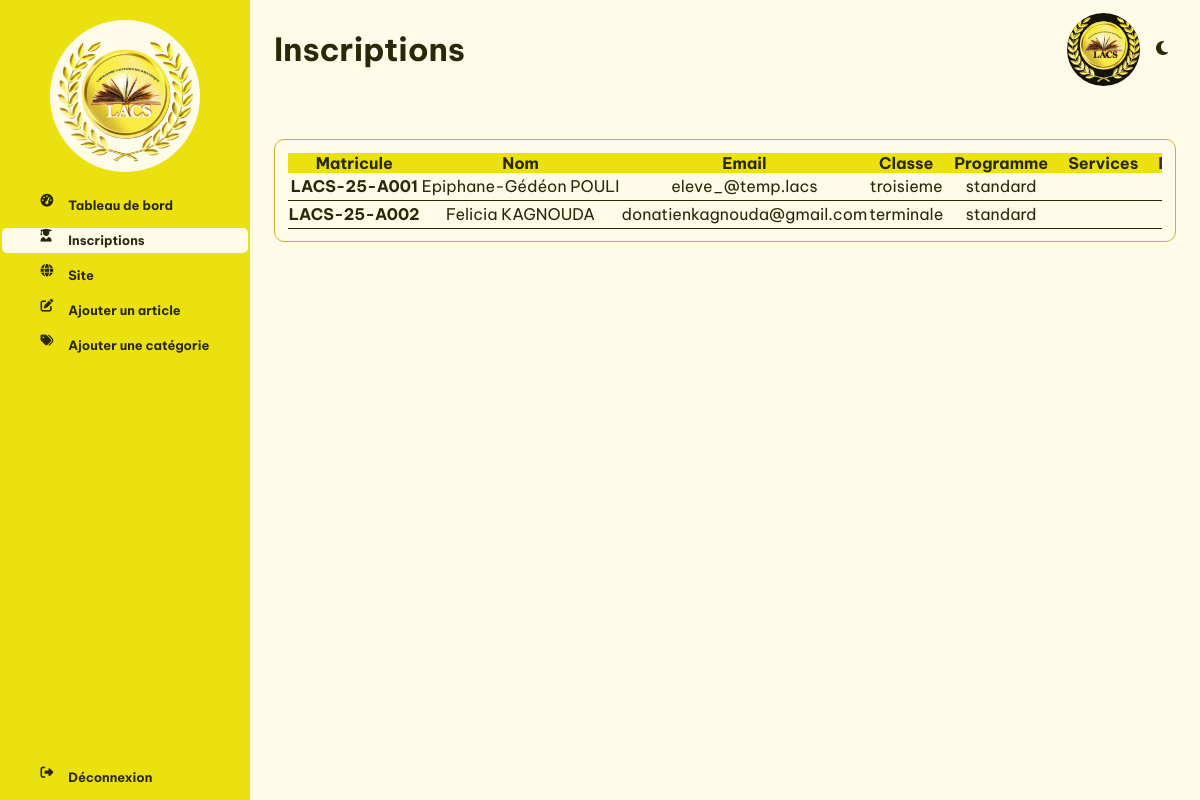
Page /inscriptions (signed in) on the committed database.
### app/models.py (models this page shows)
class Inscription(db.Model):
    id = db.Column(db.Integer, primary_key=True)
    adresse = db.Column(db.String(200), nullable=False)
    niveau_etude = db.Column(db.String(50), nullable=False)
    specialites = db.Column(db.String(100), nullable=True)
    etablissement_actuel = db.Column(db.String(200), nullable=False)
    niveau_maths = db.Column(db.String(50), nullable=False)
    niveau_sp = db.Column(db.String(50), nullable=False)
    niveau_svt = db.Column(db.String(50), nullable=False)
    bulletin_paths = db.Column(
        db.Text, nullable=True
    )  # Stocke les chemins des fichiers séparés par des virgules
    programme = db.Column(db.String(50), nullable=False)
    creneau = db.Column(db.String(50), nullable=True)
    services = db.Column(
        db.Text, nullable=True
    )  # Stocke les services sélectionnés séparés par des virgules
    attentes_lacs = db.Column(db.Text, nullable=True)
    created_at = db.Column(db.Date, default=datetime.datetime.today())
    eleve_id = db.Column(db.Integer, db.ForeignKey("eleve.id"), nullable=True)
    eleve = db.relationship(
        "Eleve", backref=db.backref("inscription", uselist=False, lazy=True)
    )

class Eleve(db.Model):
    id = db.Column(db.Integer, primary_key=True)
    matricule = db.Column(db.String(20), nullable=False, unique=True)
    date_naissance = db.Column(db.Date, nullable=False)
    classe = db.Column(db.String(50), nullable=False)
    genre = db.Column(db.String(10), nullable=False)
    utilisateur_id = db.Column(
        db.Integer, db.ForeignKey("utilisateur.id"), nullable=False
    )
    utilisateur = db.relationship(
        "Utilisateur", backref=db.backref("eleve", uselist=False, lazy=True)
    )
    parent_id = db.Column(db.Integer, db.ForeignKey("parent.id"), nullable=True)
    parent = db.relationship("Parent", backref=db.backref("enfants", lazy=True))

class Utilisateur(db.Model, UserMixin):
    id = db.Column(db.Integer, primary_key=True)
    nom = db.Column(db.String(50), nullable=False)
    prenom = db.Column(db.String(50), nullable=False)
    numero_telephone = db.Column(db.String(20), nullable=True)
    email = db.Column(db.String(50), nullable=False, unique=True)
    mot_de_passe = db.Column(db.String(200), nullable=False)
    created_at = db.Column(db.Date, default=datetime.datetime.today())
    admin = db.Column(db.Boolean, default=False)

### app/routes.py (the view)
@app.route("/inscriptions")
@login_required
def liste_inscriptions():
    inscriptions = Inscription.query.join(Eleve).order_by(Eleve.matricule.asc()).all()
    return render_template("inscriptions.html", inscriptions=inscriptions)

### app/routes.py (called while the page is built)
@login_manager.user_loader
def load_user(user_id):
    return Utilisateur.query.get(user_id)

### app/templates/inscriptions.html (shortened to what this page needs)
<!DOCTYPE html>
<html lang="fr">
<head>
    <link rel="stylesheet" href="{{ url_for('static', filename='style/admin.css') }}">
    <link href="https://cdnjs.cloudflare.com/ajax/libs/font-awesome/6.5.0/css/all.min.css" rel="stylesheet">
</head>
<body>
    <header  class="sidebar">
        <div class="logo">
            <img src="{{ url_for('static', filename='images/logo.png') }}" alt="">
        </div>
        <nav class="menu">
            <div class="menu-header">
                <ul>
                    <li><a href="#">
                        <i class="fas fa-tachometer-alt icon"></i>Tableau de bord</a></li>
                    <li><a href="#" class="active">
                        <i class="fas fa-user-graduate icon"></i>Inscriptions</a></li>
                    <li><a href="{{url_for('home')}}">
                        <i class="fas fa-globe icon"></i>Site
                    </a></li>
                    <li><a href="{{ url_for('add_article') }}">
                        <i class="fas fa-edit icon"></i>Ajouter un article
                        </a></li>
                    <li><a href="{{ url_for('add_categorie') }}">
                        <i class="fas fa-tags icon"></i>Ajouter une catégorie
                        </a></li>
                </ul>
            </div>
            <div>
                <ul>
                    <li><a href="{{ url_for('logout') }}">
                        <i class="fas fa-sign-out-alt icon"></i>Déconnexion
                    </a></li>
                </ul>
            </div>
        </nav>
    </header>
    <main>
        <div class="main-header">
            <h1>Inscriptions</h1>
            <div class="main-header-left">
                <div class="profile">
                    <img src="{{url_for('static', filename='images/logo.png')}}" alt="">
                </div>
                <div onclick="toggleDarkMode()" class="theme">
                    <i class="fas fa-moon icon"></i>
                </div>
            </div>
        </div>
        <div class="main-content">
            <div class="card">
                {% if inscriptions %}
                <div class="card-content">
                    <table>
                        <tr class="table-header">
                            <th>Matricule</th>
                            <th>Nom</th>
                            <th>Email</th>
                            <th>Classe</th>
                            <th>Programme</th>
                            <th>Services</th>
                            <th>Date Inscription</th>
                        </tr>
                        {% for inscription in inscriptions %}
                            <tr>
                                <td>
                                    {% if inscription.eleve %}
                                        <strong>{{ inscription.eleve.matricule }}</strong>
                                    {% else %}
                                        N/A
                                    {% endif %}
                                </td>
                                <td>
                                    {% if inscription.eleve %}
                                        {{ inscription.eleve.utilisateur.prenom }} {{ inscription.eleve.utilisateur.nom }}
                                    {% else %}
                                        N/A
                                    {% endif %}
                                </td>
                                <td>
                                    {% if inscription.eleve %}
                                        {{ inscription.eleve.utilisateur.email }}
                                    {% else %}
                                        N/A
                                    {% endif %}
                                </td>
                                <td>{{ inscription.niveau_etude }} {{ inscription.specialites }}</td>
                                <td>{{ inscription.programme }}</td>
                                <td>{{ inscription.services }}</td>
                                <td>{{ inscription.created_at }}</td>
                            </tr>
                        {% endfor %}
                    </table>
                </div>
            {% else %}
                <div class="alert alert-info">
                    <p>Aucune inscription trouvée.</p>
                </div>
            {% endif %}
            </div>
        </div>
    </main>
</body>
</html>

### app/static/style/admin.css (style rules this page uses)
:root { --BackgroundDark: #14120B; --BackgroundLight: #FEFCE9; --BackgroungCardLight: #FEFCE9; --BackgroundElementLight: #EBE111; --BackgroundElementDark: #362B00; --BorderColorLight: #D5AE39; --BorderColorDark: #524202; --TextColorLight: #2A2808; --TextColorDark: #F6EEB4; --TextLinksColorLight: #D5AE39; --TextLinksColorDark: #EBE111; --ScrollBarLight: #2A2808; --ScrollBarDark: #F6EEB4; --space-neutral: 1.4em; --space-xxx-small: 0.2em; --space-xx-small: 0.4em; --space-x-small: 0.6em; --space-small: 0.8em; --space-medium: 1em; --space-large: 2em; --space-x-large: 3em; --space-xx-large: 4em; --space-xxx-large: 5em; --font-family: 'Be Vietnam Pro', Sans-Serif; --font-size-xxx-small: 45%; --font-size-xx-small: 55; --font-size-x-small: 62%; --font-size-small: 80%; --font-size-medium: 100%; --font-size-large: 125%; --font-size-x-large: 160%; --font-size-xx-large: 200%; --font-size-xxx-large: 260%; --max-width-xxx-small: 35rem; --max-width-xx-small: 45rem; --max-width-x-small: 54rem; --max-width-small: 65rem; --max-width-medium: 90rem; --max-width-large: 100rem; }
body { background-color: var(--BackgroundLight); color: var(--TextColorLight); font-family: var(--font-family); padding: 0; }
.sidebar { width: 250px; height: 100%; background-color: var(--BackgroundElementLight); position: fixed; top: 0; left: 0; z-index: 999; padding-top: 20px; display: flex; flex-direction: column; align-items: center; }
.logo { margin-bottom: 20px; height: 150px; width: 150px; background-color: var(--BackgroundLight); border-radius: 100%; display: flex; justify-content: center; align-items: center; padding-top: 10px; }
.logo img { width: 90%; }
.sidebar ul { list-style: none; padding: 0; margin: 0; }
.sidebar ul li { margin-bottom: 10px; }
.sidebar ul li a { text-decoration: none; color: var(--TextColorLight); font-size: var(--font-size-small); display: flex; align-items: center; gap: var(--space-x-small); padding: var(--space-xxx-small) var(--space-x-large); border-radius: 5px; font-weight: bold; }
.sidebar .active { background: var(--BackgroundLight); }
.sidebar .menu { display: flex; flex-direction: column; justify-content: space-between; height: 80%; margin-bottom: 20px; }
.icon { width: 20px; height: 20px; }
main { margin-left: 250px; margin-bottom: 100px; padding: 0 var(--space-medium) 0 var(--space-medium); }
.main-header { display: flex; justify-content: space-between; }
.main-header .main-header-left { display: flex; align-items: center; gap: var(--space-medium); }
.profile { height: 73px; width: 73px; background-color: var(--BackgroundDark); border-radius: 100%; display: flex; justify-content: center; align-items: center; overflow: hidden; }
.profile img { width: 100%; }
.theme { cursor: pointer; }
.card { padding: var(--space-small); border-radius: 10px; margin-top: var(--space-x-large); border: solid 1px var(--BorderColorLight); }
.card .card-content { max-height: 350px; overflow: auto; }
.card .table-header { background: var(--BackgroundElementLight); color: var(--TextColorLight); }
.card table { width: 100%; border-collapse: collapse; white-space: nowrap; }
.card table th { padding: 0 10px; }
.card table td { text-align: center; border-bottom: solid 1px var(--TextColorLight); font-size: var(--font-size-medium); }

### rows in the picture
Inscription: eleve.matricule "LACS-25-A001", eleve.utilisateur.prenom "Epiphane-Gédéon", eleve.utilisateur.nom "POULI", eleve.utilisateur.email "eleve_@temp.lacs", niveau_etude "troisieme", programme "standard"
Inscription: eleve.matricule "LACS-25-A002", eleve.utilisateur.prenom "Felicia", eleve.utilisateur.nom "KAGNOUDA", eleve.utilisateur.email "donatienkagnouda@gmail.com", niveau_etude "terminale", programme "standard"
